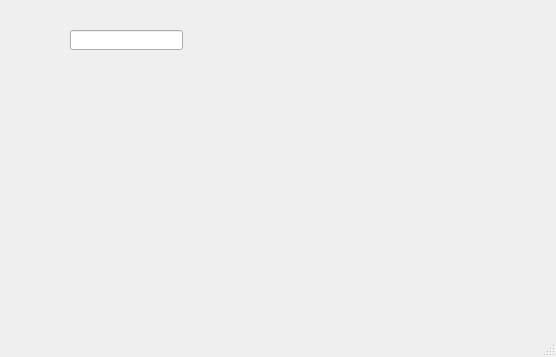
<?xml version="1.0" encoding="UTF-8"?>
<ui version="4.0">
 <class>ventanapeliculasrentadasporelcliente</class>
 <widget class="QMainWindow" name="ventanapeliculasrentadasporelcliente">
  <property name="geometry">
   <rect>
    <x>0</x>
    <y>0</y>
    <width>556</width>
    <height>357</height>
   </rect>
  </property>
  <property name="windowTitle">
   <string>MainWindow</string>
  </property>
  <widget class="QWidget" name="centralwidget">
   <widget class="QLineEdit" name="lineEditNumeroNotaVentanaRentasPorElCliente">
    <property name="geometry">
     <rect>
      <x>70</x>
      <y>30</y>
      <width>113</width>
      <height>20</height>
     </rect>
    </property>
   </widget>
  </widget>
  <widget class="QMenuBar" name="menubar">
   <property name="geometry">
    <rect>
     <x>0</x>
     <y>0</y>
     <width>556</width>
     <height>21</height>
    </rect>
   </property>
  </widget>
  <widget class="QStatusBar" name="statusbar"/>
 </widget>
 <resources/>
 <connections/>
</ui>
